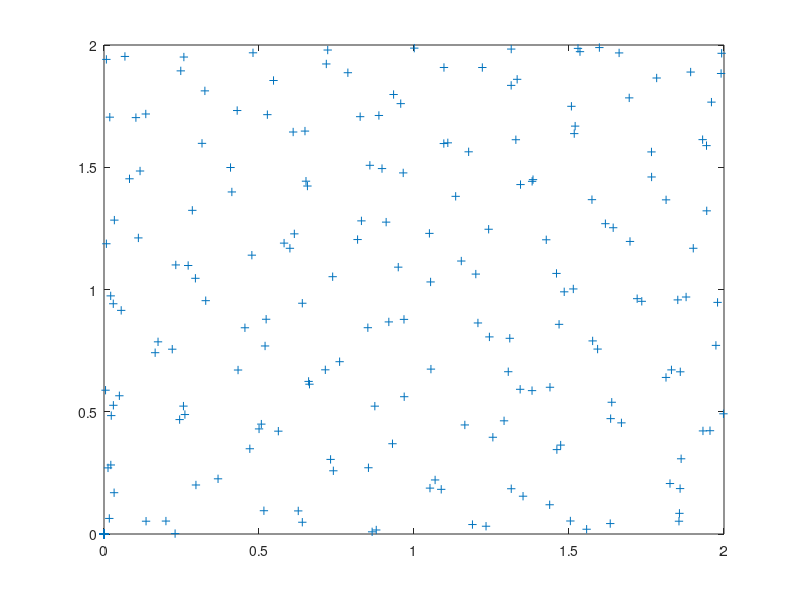
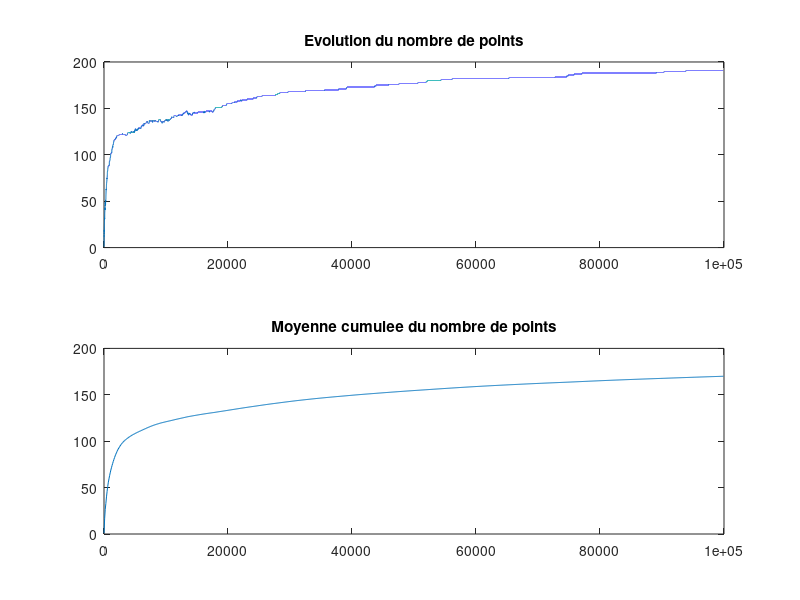
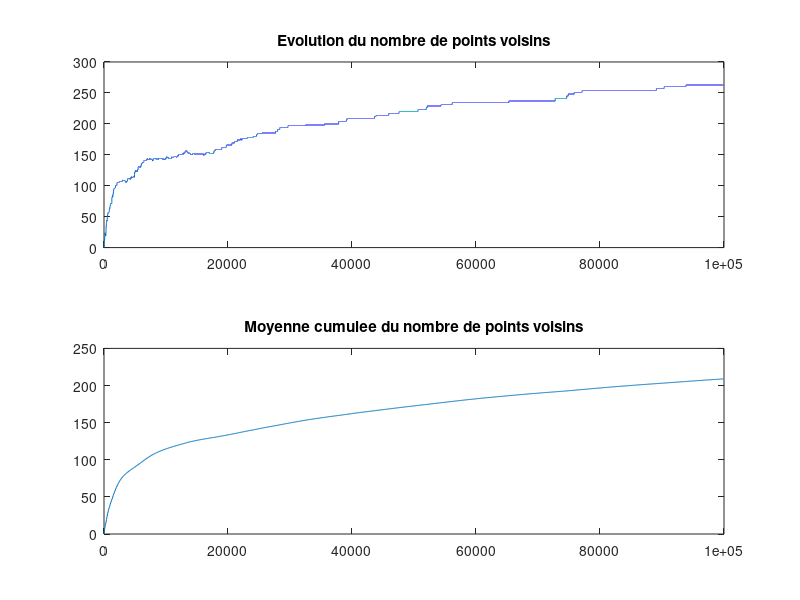

The MATLAB script that drew these images, in order:
clear

% Taille de la zone
Cote = 2;
S = Cote * Cote;

% Distance en lien avec la relation de voisinage
vD = 0.2;
% Parametre du processus
vGamma = 0.2; %0.1;

Nmax = 1000; % maximum number of points
points = zeros(Nmax,2);

Pb = 0.5;
Pd = 1 - Pb;

vBeta = 20;

NIte_max = 100000; % number of iterations

N_points = zeros(NIte_max,1);
Nx = 0;

N_vois = zeros(NIte_max,1);
N_v = 0;

for i = 1 : NIte_max

  R = -1;
  bDead = 0;
  N_v_temp = 0;
  Num_Point = 0;
  
  % Tirage d'un mouvement
  if(rand(1) < Pb) % Naissance d'un point
    % Tirage d'un point dans la zone
    points(Nx+1,:) = Cote * rand(1,2);
    
    % Calcul de N_v_temp

    % here...
    if(Nx > 0)
        dists = ((points(1:Nx,1) - points(Nx+1,1)).^2 + (points(1:Nx,2) - points(Nx+1,2)).^2).^0.5;
        Index = find(dists < vD);
        N_index = length(Index);
        if(N_index > 0)
            N_v_temp = length(Index);
        end
    end

    
    % Calcul de R
    % Py/Px = beta

    R = (Pd * vBeta * vGamma ^N_v_temp * S) / (Pb * (Nx + 1));
  
  else % Mort d'un point
    bDead = 1;
    if(Nx > 0)
      % Tirage d'un point dans la population
      Num_Point = ceil(Nx*rand(1));

      if(Nx > 1)
        % Echange avec le dernier point
        point_tmp = points(Nx,:);
        points(Nx,:) = points(Num_Point,:);
        points(Num_Point,:) = point_tmp;

        dists = (points(1:Nx - 1,1) - points(Nx, 1).^2 + (points(1: Nx - 1,2) - points(Nx,2)).^2);
        Index = find(dists < vD);
        N_index = length(Index);
        if (N_index > 0)
            N_v_temp = length(Index);
        end
      end
      
      % Calcul de N_v_temp
      % N_v_temp = 
      
      % Calcul de R
      R = (Pb * Nx) / (Pd * vBeta^N_v_temp * S);

    end
  end
  
  % Acceptation du mouvement
  alpha = min(1,R);
  v_unif = rand(1);
  if(v_unif < alpha) % mouvement accepte
    if(bDead)
      if(Nx > 0)
          points(Nx,:) = zeros(1,2);
          Nx = Nx - 1;
          N_v = N_v - N_v_temp;
      end
    else
      Nx = Nx + 1;
      N_v = N_v + N_v_temp;
    end
  else
     points(Nx+1,:) = zeros(1,2); 
  end

  N_points(i) = Nx;
  N_vois(i) = N_v;
  
%   figure(1)
%   clf
%   plot(points(:,1),points(:,2),'+')
end

figure(1)
clf
plot(points(:,1),points(:,2),'+')

figure(2)
subplot(2,1,1)
plot(N_points)
title('Evolution du nombre de points')

pas = 100; % pas ne change pas bq le résultat
burn = 150;
CS_N_points = cumsum(N_points(1:pas:length(N_points)));
subplot(2,1,2)
plot([1:pas:length(N_points)]', CS_N_points./[1:length(CS_N_points)]')
title('Moyenne cumulee du nombre de points')

figure(3)
subplot(2,1,1)
plot(N_vois)
title('Evolution du nombre de points voisins')

pas = 100;
CS_N_vois = cumsum(N_vois(1:pas:length(N_vois)));
subplot(2,1,2)
plot([1:pas:length(N_vois)]', CS_N_vois./[1:length(CS_N_vois)]')
title('Moyenne cumulee du nombre de points voisins')

% subplot(3,1,3)
% plot([1:length(CS_N_points)]',1.96*Ec_N_points./[1:length(CS_N_points)]' .^ 0.5);
% Index_precision = find((1.96*Ec_N_points./[1:length(CS_N_points)]').^0.5 < 0.1);

% figure(3);

